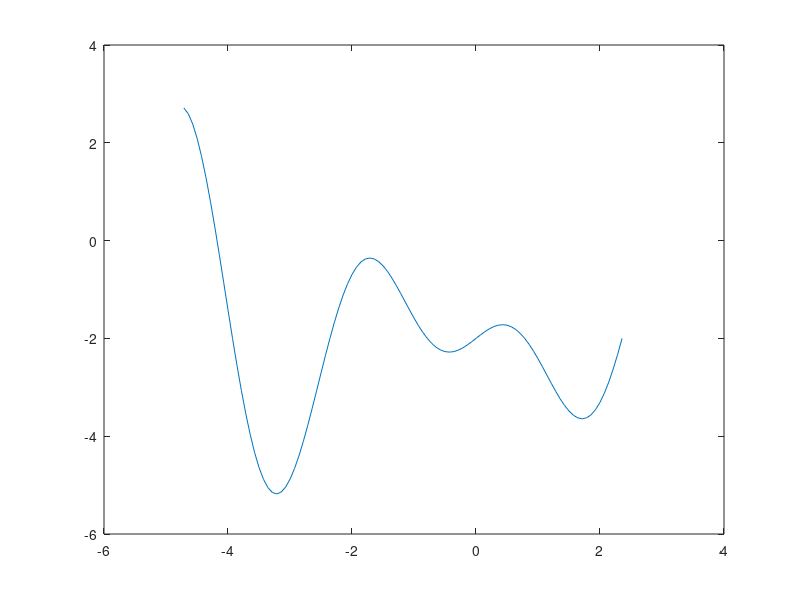

The MATLAB source for this figure: (Note: this script raises an error after producing the figure.)
close
clear
f = @(x) x.*cos(2*x) - 2;
% a)
x = linspace(-3*pi/2, 3*pi/4);
plot(x, f(x));
hold on;
% b)
x00 = zeroSecant(f, min(x), -3, 10^-5, 100)
scatter(x00, f(x00), 'green');
% c)
syms x
df = matlabFunction(diff(f(x), x));
xMax = zeroSecant(df, -5, -4, 10^-5, 100)
xMin = zeroSecant(df, -4, -3, 10^-5, 100)
scatter([xMax, xMin], [f(xMax), f(xMin)], 'red');
% d)
clear x
x = linspace(-3*pi/2, 3*pi/4);
g = @(x) -sin(x).*exp(x) - 2;
h = @(x) f(x) - g(x);
plot(x, g(x), 'red');
x01 = zeroSecant(h, -4, -3, 10^-5, 100);
x02 = zeroSecant(h, -3, -2, 10^-5, 100);
x03 = zeroSecant(h, -2, -0.5, 10^-5, 100);
x04 = zeroSecant(h, -0.5, 1, 10^-5, 100);
x0 = [x01; x02; x03; x03]
scatter(x0, f(x0), 'blue');